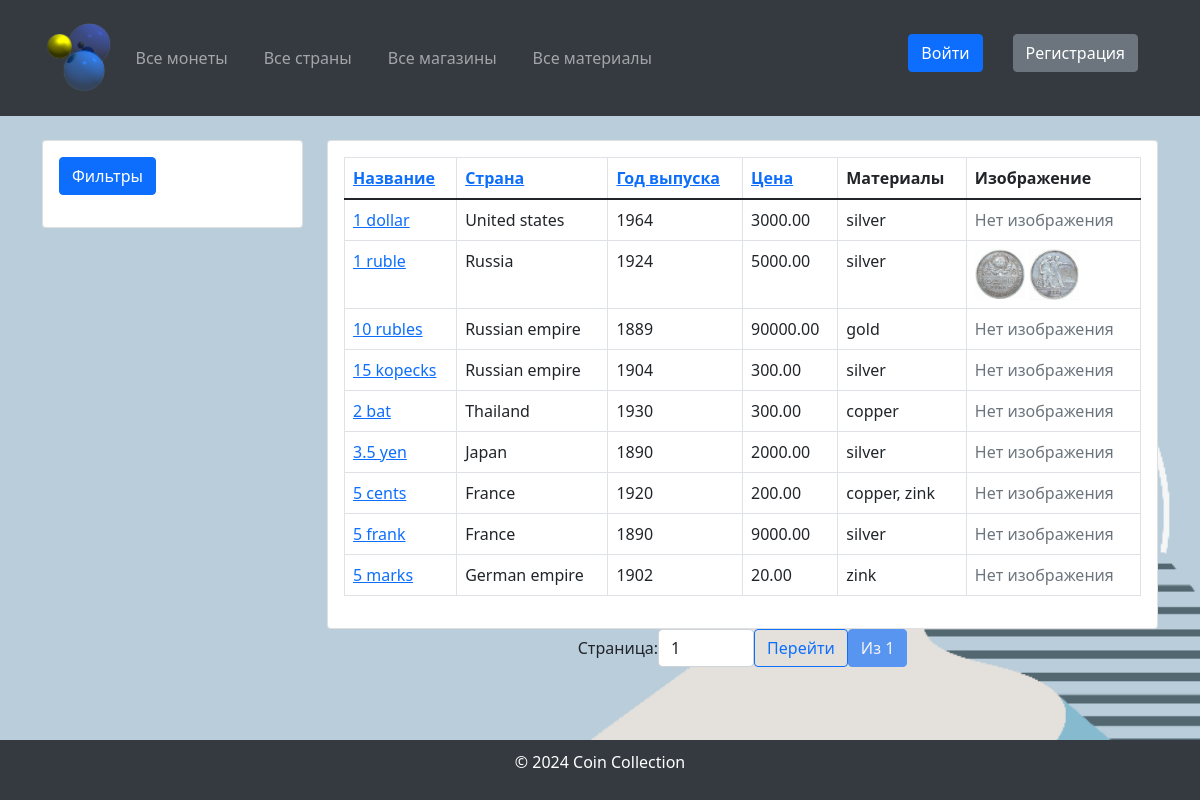
The app's page /, older data.
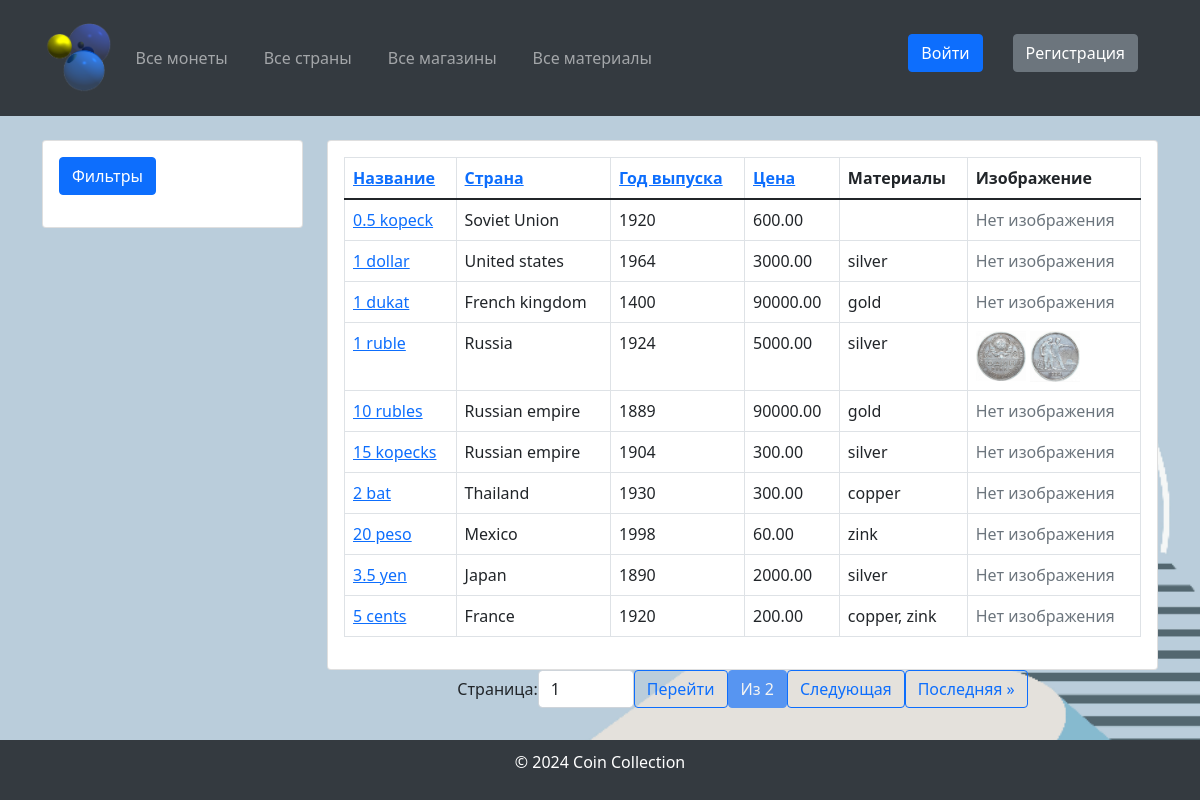
The same page, newer data.
### coindb/models.py (models this page shows, shortened)
class Coin(models.Model):
    name = models.CharField(max_length=255, verbose_name="Coin Name")
    country = models.ForeignKey(Country, on_delete=models.SET_NULL, blank=True, null=True,
                                verbose_name="Country of Origin")
    year = models.IntegerField(verbose_name="Year of Issue", null=True, blank=True)
    material = models.ManyToManyField(Material, verbose_name="Coin Material", null=True, blank=True)
    price = models.DecimalField(max_digits=10, decimal_places=2, verbose_name="Coin Price")
    imageObverse = models.ImageField(upload_to="coins/", verbose_name="Coin Obverse Image", blank=True, null=True)
    imageReverse = models.ImageField(upload_to="coins/", verbose_name="Coin Reverse Image", blank=True, null=True)
    shop = models.ForeignKey('Shop', on_delete=models.SET_NULL, null=True, blank=True, verbose_name="Shop",
                             related_name="coins")
    class Meta:
        verbose_name = "Coin"
        verbose_name_plural = "Coins"

class Country(models.Model):
    CONTINENT_CHOICES = [
        ("Africa", "Africa"),
        ("Asia", "Asia"),
        ("Europe", "Europe"),
        ("North America", "North America"),
        ("South America", "South America"),
        ("Antarctica", "Antarctica"),
        ("Australia", "Australia"),
    ]
    name = models.CharField(max_length=255, verbose_name="Country Name")
    continent = models.CharField(max_length=20, choices=CONTINENT_CHOICES, verbose_name="Continent")
    code = models.CharField(max_length=10, verbose_name="Country Code", unique=True)
    class Meta:
        verbose_name = "Country"
        verbose_name_plural = "Countries"
    def __str__(self):
        return self.name

class Material(models.Model):
    name = models.CharField(max_length=255, verbose_name="Material Name")
    price = models.DecimalField(max_digits=10, decimal_places=2, verbose_name="Material Price")
    class Meta:
        verbose_name = "Material"
        verbose_name_plural = "Materials"
    def __str__(self):
        return self.name

### coindb/views.py (the view)
# urls.py: path('', views.CoinListView.as_view(), name='coin_list'),
class CoinListView(ListView):
    model = Coin
    template_name = 'coin/coin_list.html'
    context_object_name = 'coins'
    filterset_class = CoinFilterSet
    paginate_by = 10
    def get_queryset(self):
        queryset = super().get_queryset()
        coin_filter = CoinFilterSet(self.request.GET, queryset=queryset)
        queryset = coin_filter.qs
        sort_field = self.request.GET.get('sort', 'name')
        order = self.request.GET.get('order', 'asc')
        if order == 'desc':
            sort_field = f'-{sort_field}'
        queryset = queryset.order_by(sort_field)
        return queryset
    def get_context_data(self, **kwargs):
        context = super().get_context_data(**kwargs)
        queryset = self.get_queryset()
        paginator = Paginator(queryset, self.paginate_by)
        page_number = self.request.GET.get('page')
        page_obj = paginator.get_page(page_number)
        context['page_obj'] = page_obj
        context['filter'] = CoinFilterSet(self.request.GET, queryset=queryset)
        return context

### templates/coin/coin_list.html (shortened to what the changed rows need)
{% extends 'base.html' %}
{% load bootstrap5 %}
{% block content %}
    <div class="card">
        <div class="card-body">
            <table class="table table-bordered">
                <thead>
                <tr>
                    <th>
                        <a href="?sort=name{% if request.GET.sort == 'name' and request.GET.order != 'desc' %}&order=desc{% endif %}">
                            Название
                        </a>
                    </th>
                    <th>
                        <a href="?sort=country{% if request.GET.sort == 'country' and request.GET.order != 'desc' %}&order=desc{% endif %}">
                            Страна
                        </a>
                    </th>
                    <th>
                        <a href="?sort=year{% if request.GET.sort == 'year' and request.GET.order != 'desc' %}&order=desc{% endif %}">
                            Год выпуска
                        </a>
                    </th>
                    <th>
                        <a href="?sort=price{% if request.GET.sort == 'price' and request.GET.order != 'desc' %}&order=desc{% endif %}">
                            Цена
                        </a>
                    </th>
                    <th>Материалы</th>
                    <th>Изображение</th>
                </tr>
                </thead>
                <tbody>
                {% for coin in coins %}
                    <tr>
                        <td><a href="{% url 'coin_detail' coin.id %}">{{ coin.name }}</a></td>
                        <td>{{ coin.country.name }}</td>
                        <td>{{ coin.year }}</td>
                        <td>{{ coin.price }}</td>
                        <td>
                            {% for material in coin.material.all %}
                                {{ material.name }}{% if not forloop.last %}, {% endif %}
                            {% endfor %}
                        </td>
                        <td>
                            {% if coin.imageObverse %}
                                <img src="{{ coin.imageObverse.url }}" alt="{{ coin.name }}" width="50">
                            {% endif %}
                            {% if coin.imageReverse %}
                                <img src="{{ coin.imageReverse.url }}" alt="{{ coin.name }}" width="50">
                            {% endif %}
                            {% if not coin.imageObverse and not coin.imageReverse %}
                                <span class="text-muted">Нет изображения</span>
                            {% endif %}
                        </td>
                    </tr>
                {% empty %}
                    <tr>
                        <td colspan="6" class="text-center">Монеты не найдены</td>
                    </tr>
                {% endfor %}
                </tbody>
            </table>
        </div>
    </div>
    <div class="pagination justify-content-center">
        <form method="get" class="d-inline-flex align-items-center">
            <label for="page-input" class="mr-2">Страница:</label>
            <input type="number" id="page-input" name="page" value="{{ page_obj.number }}" min="1"
                   max="{{ page_obj.paginator.num_pages }}" class="form-control w-auto" style="width: 80px;">
            <button type="submit" class="btn btn-outline-primary ml-2">Перейти</button>
        </form>
        <span class="btn btn-primary disabled ml-2">Из {{ page_obj.paginator.num_pages }}</span>
        {% if page_obj.has_next %}
            <a href="?page={{ page_obj.next_page_number }}{% if request.GET.sort %}&sort={{ request.GET.sort }}{% endif %}{% if request.GET.order %}&order={{ request.GET.order }}{% endif %}"
               class="btn btn-outline-primary">Следующая</a>
            <a href="?page={{ page_obj.paginator.num_pages }}{% if request.GET.sort %}&sort={{ request.GET.sort }}{% endif %}{% if request.GET.order %}&order={{ request.GET.order }}{% endif %}"
               class="btn btn-outline-primary">Последняя &raquo;</a>
        {% endif %}
    </div>
{% endblock %}

Row changes from the older to the newer data that the page shows:
no longer on this page (row unchanged): Coin: name "5 frank", country.name "France", year "1890", price "9000.00", imageObverse "Нет изображения", Material (name "silver")
no longer on this page (row unchanged): Coin: name "5 marks", country.name "German empire", year "1902", price "20.00", imageObverse "Нет изображения", Material (name "zink")
added Coin: name "0.5 kopeck", country.name "Soviet Union", year "1920", price "600.00", imageObverse "Нет изображения"
added Coin: name "1 dukat", country.name "French kingdom", year "1400", price "90000.00", imageObverse "Нет изображения", Material (name "gold")
added Coin: name "20 peso", country.name "Mexico", year "1998", price "60.00", imageObverse "Нет изображения", Material (name "zink")
Text that changed along with them:
{{ page_obj.paginator.num_pages }}: "1" → "2"
text now shown: "Следующая Последняя »"
